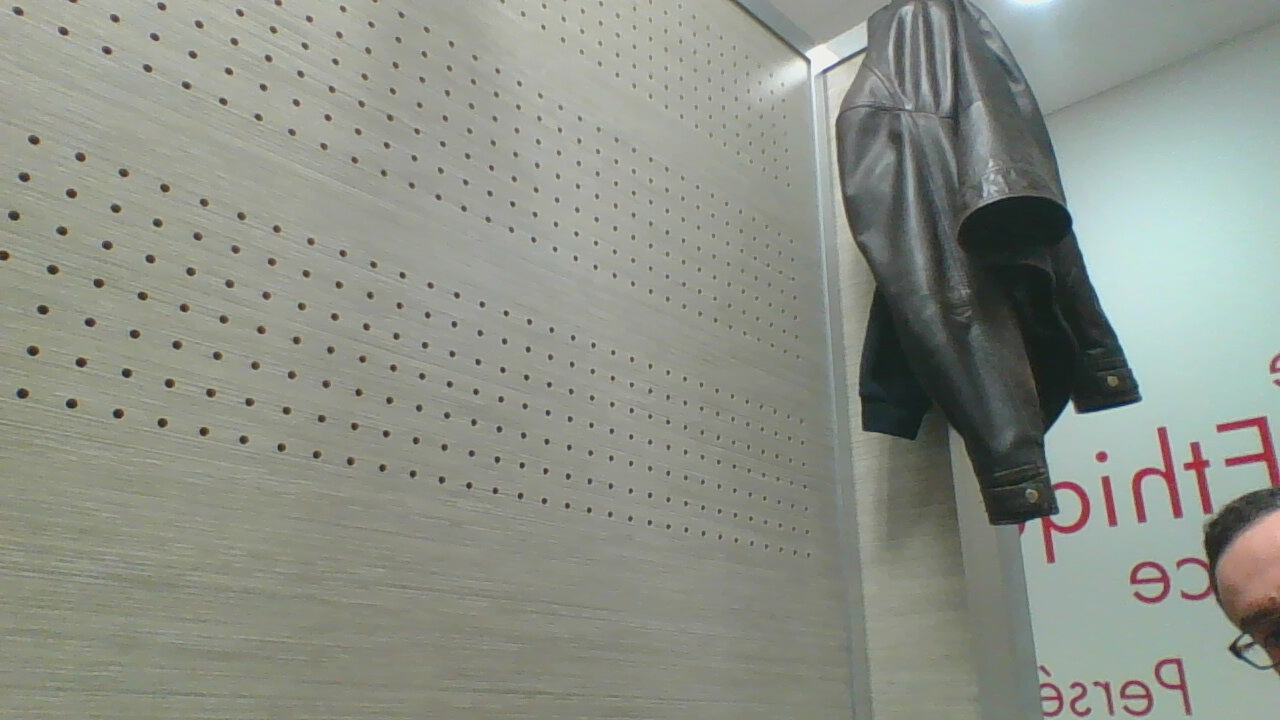
#> input picture compareImage/images/Image5.jpg, 1280 x 720 px
$ python test.py
#> lines starting #> are read from the running program, lines starting #| are printed output that depends on the picture; long printed decimals are rounded
### compareImage/compareImage.py
import cv2
import numpy as np
import time

def compare(img1,img2):
#> called with img1 = 'images/Image5.jpg', img2 = 'images/Image6.jpg'
    debut = time.time()

    image1 = np.int16(cv2.imread(img1))
    image2 = np.int16(cv2.imread(img2))
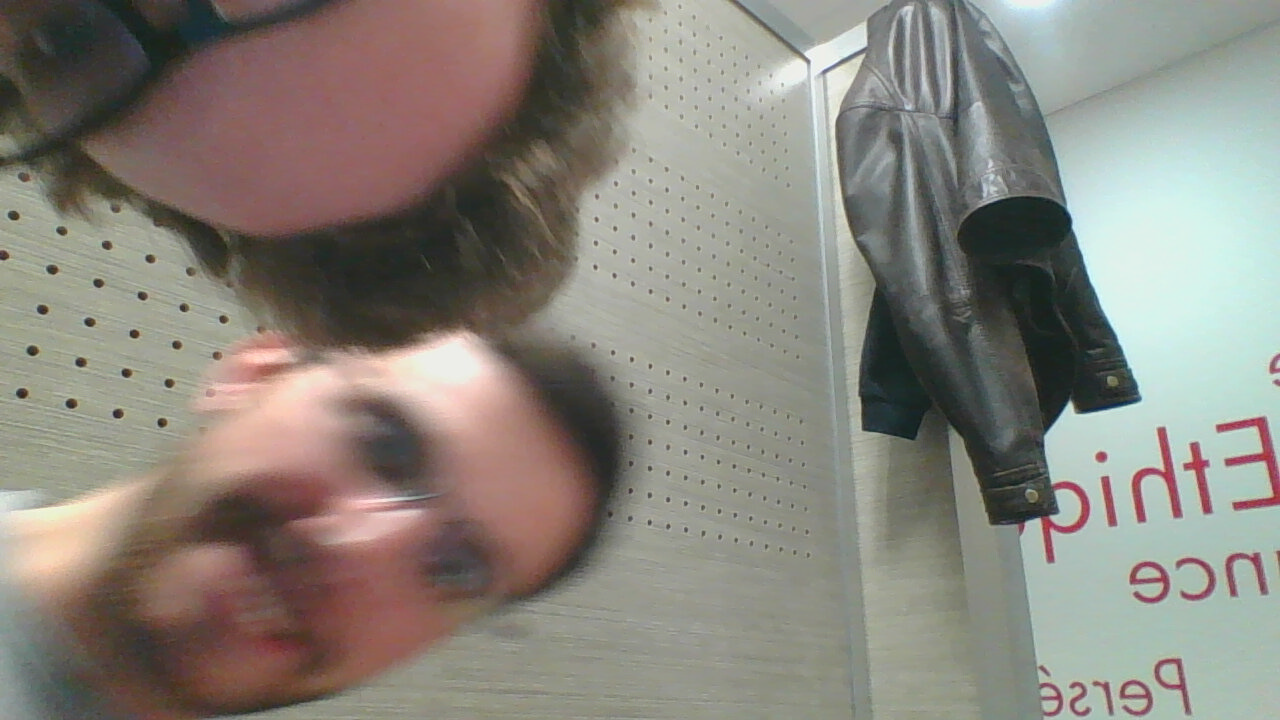
#> input picture compareImage/images/Image6.jpg, 1280 x 720 px

    difference = np.subtract(image1, image2)
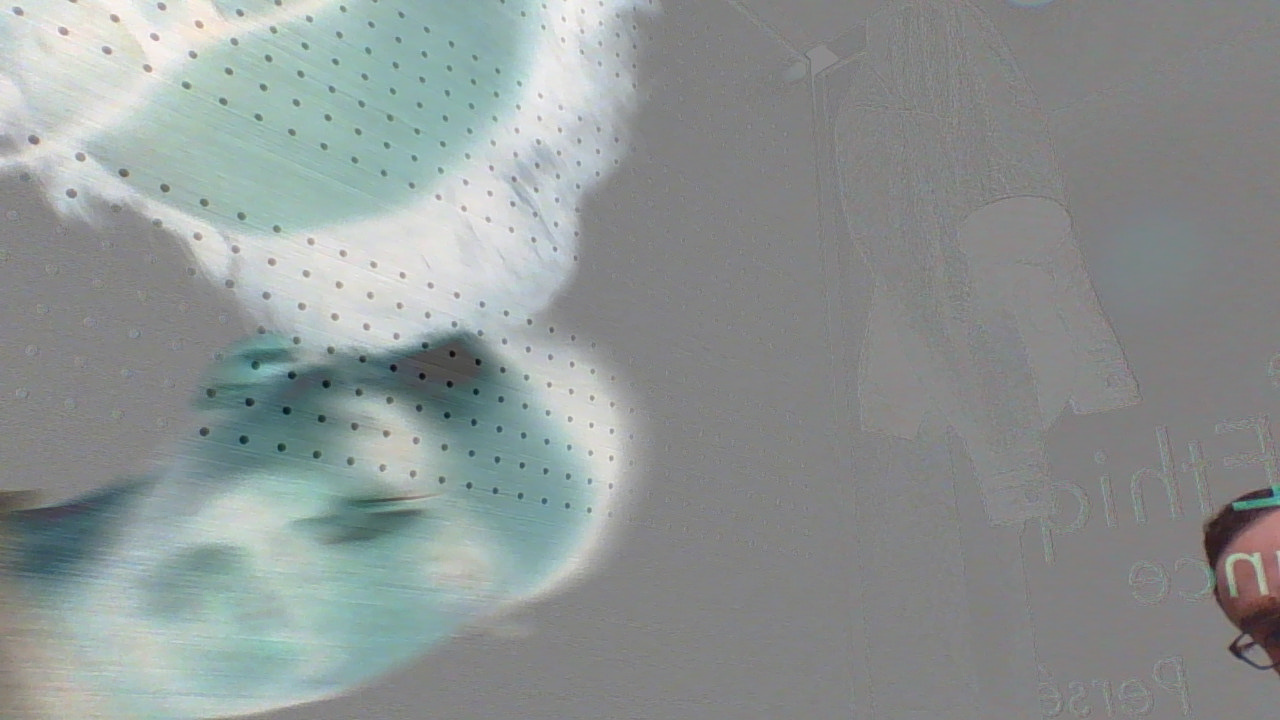
#> difference: shape (720, 1280, 3) int16; mean B, G, R 11.4, 12.7, 3.7; drawn with min black and max white

    A = np.array(difference)
    idx = np.where((A >25) | (A<(-25)))

    return(len(A[idx])/len(A.flat)*100)

### compareImage/smsTwilio.py
from twilio.rest import Client

def sendSms(fromNum,toNum,mess):
    # Votre SID de compte (twilio.com/console)
    account_sid = "ACfc4a8710964ebcc48f2b0acd8ac4c7f6"
    # Votre token d'autorisation (twilio.com/console)
    auth_token  = "4faf134c2579679d3f8fe24e04d2f006"

    client = Client(account_sid, auth_token)

    message = client.messages.create(
        to=toNum,
        from_=fromNum,
        body=mess)

### compareImage/test.py
from compareImage import *
from smsTwilio import *

comparaison = compare("images/Image5.jpg","images/Image6.jpg")
#> comparaison = 33.33

if comparaison > 25:
    sendSms("+33644644866","+33699045380","Il s'est passé quelque chose chez vous !!!")
    print(comparaison)
#| 33.329
else:
    print("Aucun message envoyé")
